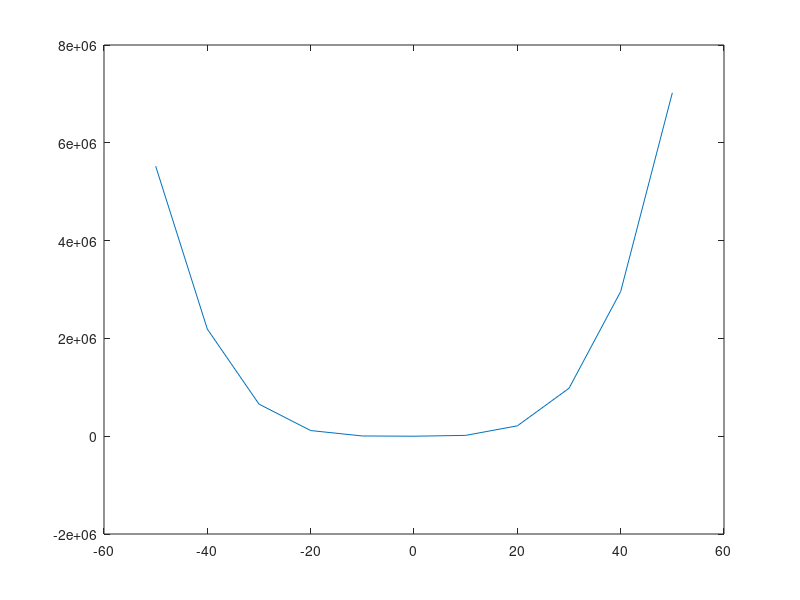

Reproduce this figure in MATLAB.
% Author               Adriana trejo patricio 
% Date                  202123172
% Version                1
% Usage 15                :octave> /path/inecuaciones     
% Notes                    :Requiere aplicacion octave , usar su linea de comandos
%                     : https://octaveintro.readthedocs.io/en/latest/index.html
% limpiar variables
clear
%dominio de la funcion 
x = -50:10:50;
%Reglas de correspondencia (funcion)
y =( x.^4+6*x.^3+9*x.^2-1)
%plotear funcion 
plot (x,y)